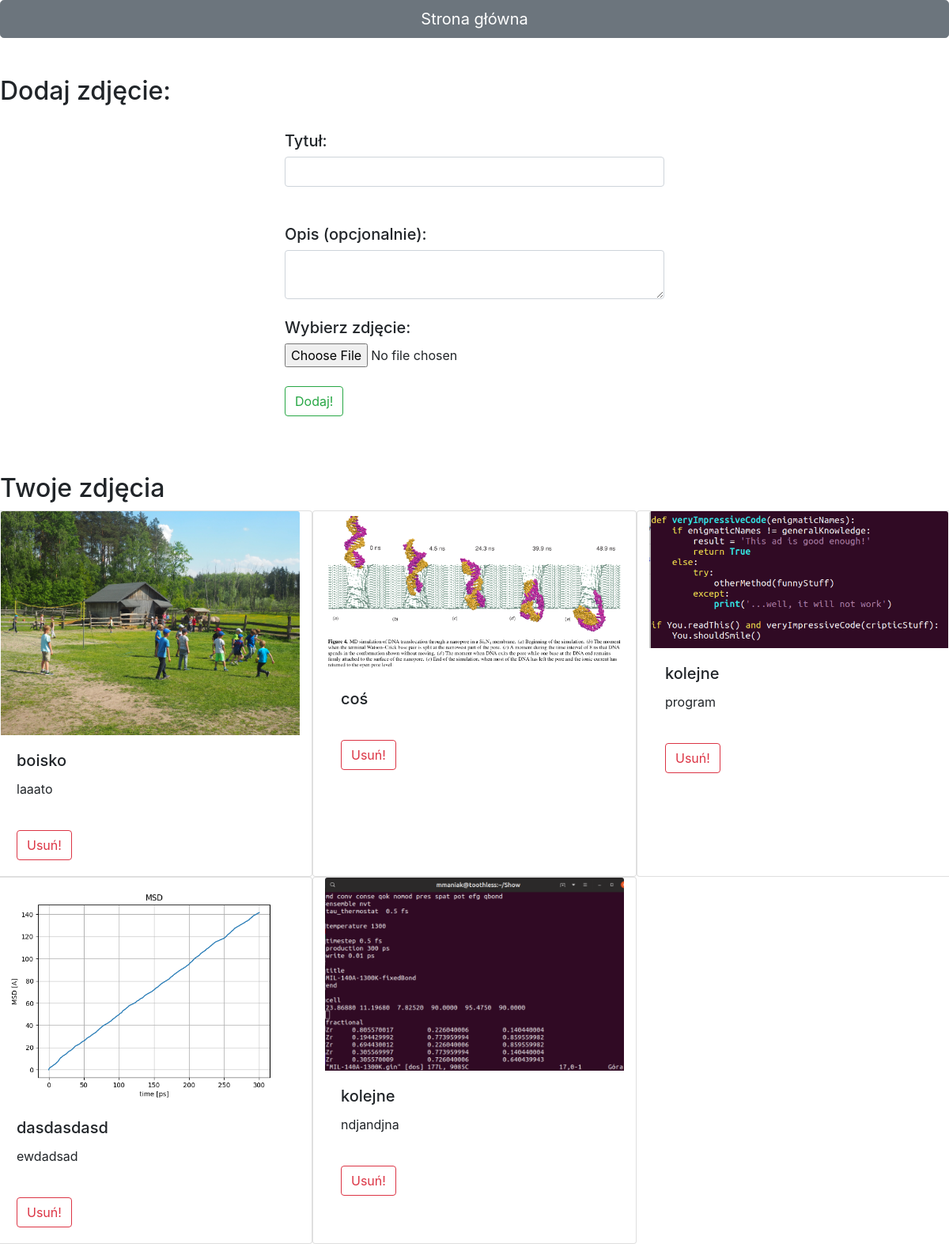
The page /main/photos/ (signed in) on the database its author committed.
### logged/models.py (models this page shows, shortened)
class Photo(models.Model):
    author = models.CharField(max_length=256, default='None')
    title = models.CharField(max_length=256, default='None', blank=True, help_text='Title, optional')
    desc = models.TextField(blank=True, help_text='Description, optional')
    date = models.DateTimeField(auto_now=True)
    photo = models.ImageField(upload_to = './')

### logged/views.py (the view, shortened to what this page needs)
# urls.py: path('photos/', Photos, name='photos'),
@login_required
def Photos(request):
    if request.method=='GET':
        user = request.user.username
        photos = Photo.objects.filter(author=user)
        return render(request, 'logged/photos.html', {'photos':photos, 'img_form':ImageForm()})

### logged/forms.py
class ImageForm(ModelForm):
    img = forms.ImageField()
    class Meta:
        model = Photo
        fields = ('img',)

### logged/templates/logged/photos.html (shortened to what this page needs)
<!doctype html>
<html lang="pl">
  {% load static %}
  <head>
    <link rel="stylesheet" href="https://stackpath.bootstrapcdn.com/bootstrap/4.4.1/css/bootstrap.min.css">
    <link rel="stylesheet" href="{% static 'Authentication/css/style.css' %}" />
  </head>
  <body>
<div><a class="btn btn-secondary btn-lg btn-block" href="{% url 'logedin' %}">Strona główna</a></div>
<br><br>
<h2>Dodaj zdjęcie:</h2>
<div class="center-form">
    <form method="POST" enctype="multipart/form-data">
        <input type="hidden" name="form_type" value="add_photo" class="form-control"><br>
        <h5>Tytuł:</h5>
        <input id="photo" name="title" class="form-control"><br><br>
        <h5>Opis (opcjonalnie):</h5>
        <textarea name="desc" class="form-control"></textarea><br>
        <h5>Wybierz zdjęcie:</h5>
        <input type="file" name="photo_file"> <br> <br>
         <button type="submit" class="btn btn-outline-success" action="{% url 'photos' %}">Dodaj!</button>
    </form>
</div>
<br><br><br>
<h2> Twoje zdjęcia </h2>
<div class="row">
    {% for photo in photos %}
    <div class="card col-sm-4" style="width: 18rem;">
      <img class="card-img-top" src="{{ photo.photo.url }}" alt="Card image cap">
      <div class="card-body">
        <h5 class="card-title">{{ photo.title }}</h5>
        <p class="card-text">{{ photo.desc }}</p>
            <form method="POST">
                <input type="hidden" name="photo_id" value="{{ photo.pk }}" ><br>
                <button type="submit" class="btn btn-outline-danger">Usuń!</button>
            </form>
      </div>
    </div>
    {% endfor %}
</div>
  </body>
</html>

### Authentication/static/Authentication/css/style.css (style rules this page uses)
.center-form { width: 40vw; margin: 0 auto; }

### rows shown on the page
Photo: photo (picture), title "boisko", desc "laaato"
Photo: photo (picture), title "coś"
Photo: photo (picture), title "kolejne", desc "program"
Photo: photo (picture), title "dasdasdasd", desc "ewdadsad"
Photo: photo (picture), title "kolejne", desc "ndjandjna"
